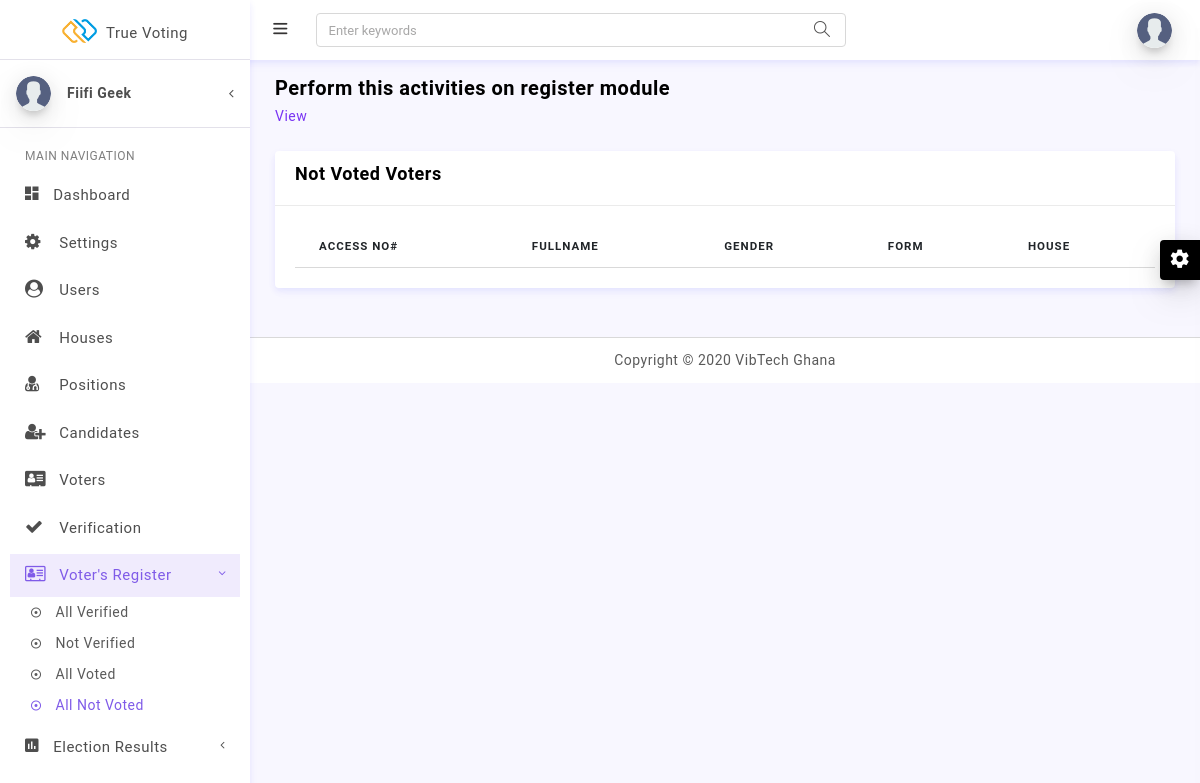
Before: /admin/not-voted-voters.php (signed in) with the older database file.
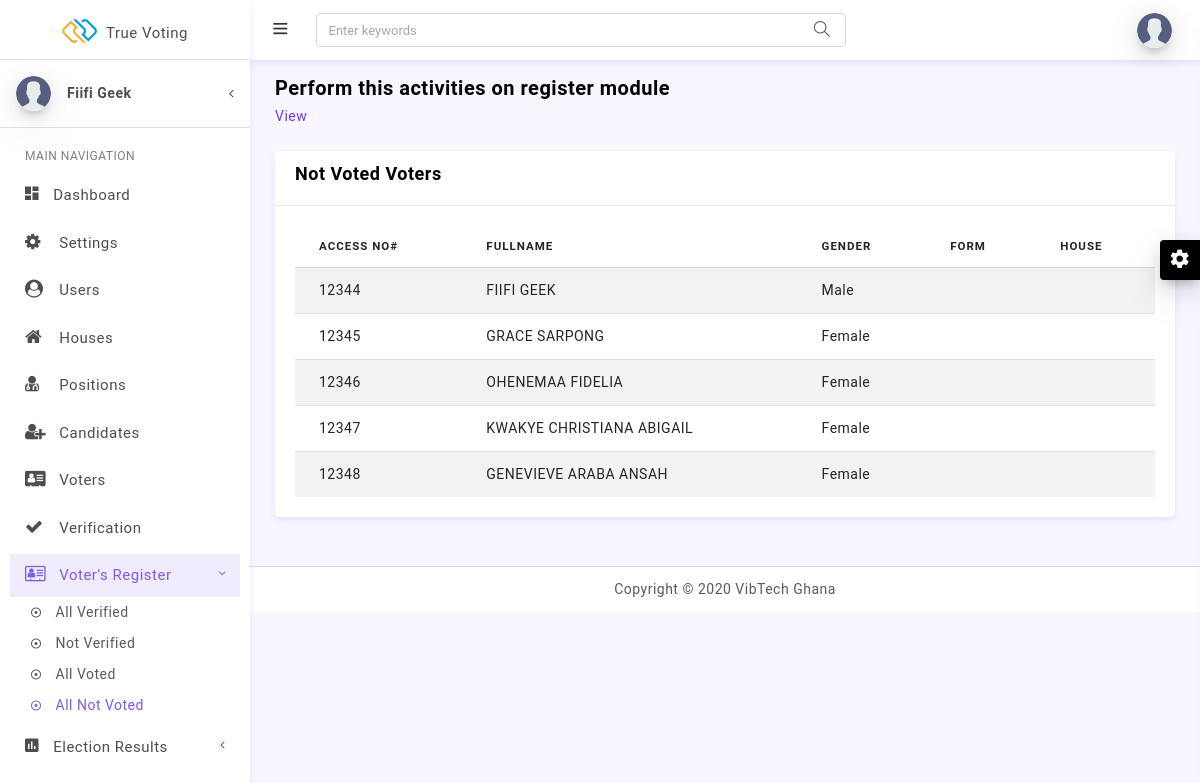
After: the same page with the newer database file.
### tables this page shows
CREATE TABLE `voters` (
  `id` int(11) NOT NULL,
  `access_number` varchar(191) NOT NULL,
  `name` varchar(191) NOT NULL,
  `gender` varchar(191) NOT NULL,
  `house` varchar(191) DEFAULT NULL,
  `cls` varchar(191) DEFAULT NULL,
  `verify` tinyint(1) NOT NULL DEFAULT 0,
  `status` tinyint(1) NOT NULL DEFAULT 0,
  `created_at` timestamp NULL DEFAULT NULL
);

### models/DBLayer.php (called while the page is built, shortened)
<?php
    class DB {
        public static function connection()
        {
            try{
                $con=new PDO('mysql:host=localhost;dbname=truevoting;charset=utf8mb4', 'root', '');
                $con->setAttribute(PDO::ATTR_ERRMODE, PDO::ERRMODE_EXCEPTION);
                $con->setAttribute(PDO::ATTR_EMULATE_PREPARES, false);
                return $con;
            }catch(PDOException $ex){
                return "Connection Error ";
            }
        }
    }
    class Model {
        public static function filter($query,array $param)
        {
            $con = DB::connection();
            try{
                $stmt=$con->prepare($query);
                $stmt->execute($param);
                $rows=$stmt->fetchAll();
                return $rows;
            }catch(PDOException $ex){
                return 'Something went wrong';
            }
        }
    }

### admin/not-voted-voters.php (the view, shortened to what this page needs)
<!DOCTYPE html>
<html lang="en">
<head>
<?php $title = 'Not Voted Voters'; include('../layouts/admin-head.php'); ?>
<link href="../assets/plugins/bootstrap-datatable/css/dataTables.bootstrap4.min.css" rel="stylesheet" type="text/css">
<link href="../assets/plugins/bootstrap-datatable/css/buttons.bootstrap4.min.css" rel="stylesheet" type="text/css">
</head>
<body>
<?php include('../layouts/admin-menus.php'); ?>
<div class="row pt-2 pb-2">
    <div class="col-sm-9">
        <h4 class="page-title">Perform this activities on register module</h4>
        <ol class="breadcrumb">
            <li class="breadcrumb-item"><a href="javaScript:void();">View</a></li>
        </ol>
    </div>
</div>
<div class="row">
    <div class="col-lg-12">
      <div class="card">
        <div class="card-header">
            <h5>Not Voted Voters</h5>
       </div>
        <div class="card-body">
          <div class="table-responsive">
          <table id="example" class="table table-striped table-borderless">
            <thead>
                <tr>
                    <th>Access No#</th>
                    <th>Fullname</th>
                    <th>Gender</th>
                    <th>Form</th>
                    <th>House</th>
                </tr>
            </thead>
            <tbody>
            <?php
                require_once("../models/DBLayer.php");
                $voters= Model::filter("SELECT * FROM voters WHERE status=:v", array(':v'=>false));
                foreach($voters as $voter){ ?>
                <tr class="records">
                    <td><?php echo $voter['access_number']; ?></td>
                    <td><?php echo ucwords($voter['name']); ?></td>
                    <td><?php echo ucwords($voter['gender']); ?></td>
                    <td><?php echo strtoupper($voter['cls']); ?></td>
                    <td><?php echo ucwords($voter['house']); ?></td>
                </tr>
            <?php } ?>
            </tbody>
        </table>
        </div>
        </div>
      </div>
    </div>
  </div>
<?php include('../layouts/admin-footer.php'); ?>
</body>
</html>

Changed rows visible on the page:
added voters: access_number "12344", name "FIIFI GEEK", gender "Male"
added voters: access_number "12345", name "GRACE SARPONG", gender "Female"
added voters: access_number "12346", name "OHENEMAA FIDELIA", gender "Female"
added voters: access_number "12347", name "KWAKYE CHRISTIANA ABIGAIL", gender "Female"
added voters: access_number "12348", name "GENEVIEVE ARABA ANSAH", gender "Female"
